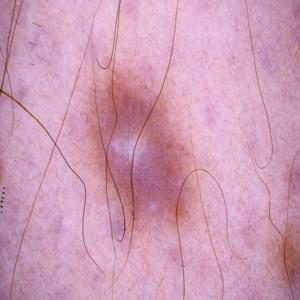
#> input picture README.md/melanoma_4.jpg, 300 x 300 px, found by its file name
$ python Preprocessing1.py
#> lines starting #> are read from the running program, lines starting #| are printed output that depends on the picture; after the words box and inside, x2 and y2 are one past the last pixel; in counts of white or black regions, pixels touching at a corner belong together
import cv2

#IMAGE ACQUISITION

#Input image
path='melanoma_4.jpg'
#Read image
image=cv2.imread(path,cv2.IMREAD_COLOR)
#> image is the input picture: shape (300, 300, 3); mean B, G, R 179.4, 155.5, 206.2
#Image cropping
img=image[30:410,30:560]
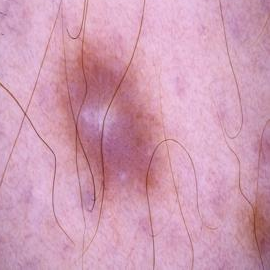
#> img: shape (270, 270, 3); mean B, G, R 178.8, 155.5, 207.4

#DULL RAZOR (REMOVE HAIR)

#Gray scale
grayScale = cv2.cvtColor(img, cv2.COLOR_RGB2GRAY )
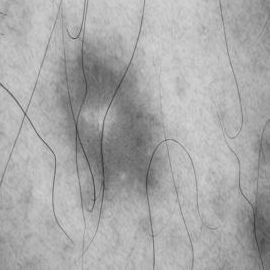
#> grayScale: shape (270, 270); min 52, max 217, mean 168.4
#Black hat filter
kernel = cv2.getStructuringElement(1,(9,9))
blackhat = cv2.morphologyEx(grayScale, cv2.MORPH_BLACKHAT, kernel)
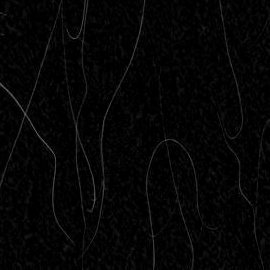
#> blackhat: shape (270, 270); min 0, max 111, mean 4.9
#Gaussian filter
bhg= cv2.GaussianBlur(blackhat,(3,3),cv2.BORDER_DEFAULT)
#Binary thresholding (MASK)
ret,mask = cv2.threshold(bhg,10,255,cv2.THRESH_BINARY)
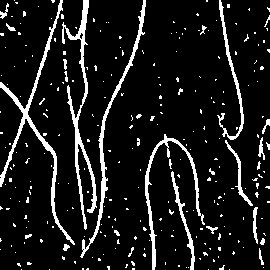
#> mask: shape (270, 270); 10.2% white; 273 white regions (246 under 20 px), largest, box (x1, y1, x2, y2) and area: (0, 0, 75, 245) 1327, (62, 0, 97, 230) 1324, (80, 0, 146, 258) 989
#Replace pixels of the mask
dst = cv2.inpaint(img,mask,6,cv2.INPAINT_TELEA)
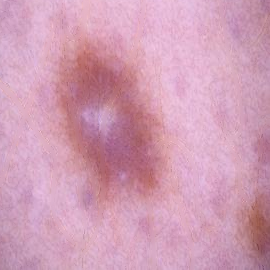
#> dst: shape (270, 270, 3); mean B, G, R 180.9, 157.2, 209.1

#Display images
cv2.imshow("Original image",image)
cv2.imshow("Cropped image",img)
cv2.imshow("Gray Scale image",grayScale)
cv2.imshow("Blackhat",blackhat)
cv2.imshow("Binary mask",mask)
cv2.imshow("Clean image",dst)

cv2.waitKey(30000)
cv2.destroyAllWindows()

$ run again, with README.md/melanoma_6.jpg copied over README.md/melanoma_4.jpg
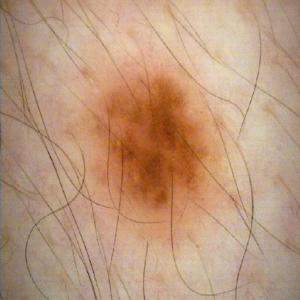
#> input picture README.md/melanoma_6.jpg, 300 x 300 px, found by its file name
#> image is the input picture: shape (300, 300, 3); mean B, G, R 124.7, 151.9, 188.2
#> `ret,mask = cv2.threshold(bhg,10,255,cv2.THRESH_BINARY)`:
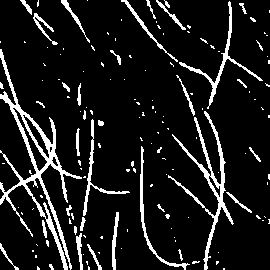
#> mask: shape (270, 270); 10.7% white; 147 white regions (112 under 20 px), largest, box (x1, y1, x2, y2) and area: (0, 49, 82, 270) 2506, (168, 111, 234, 270) 1270, (179, 1, 263, 109) 593
#> `dst = cv2.inpaint(img,mask,6,cv2.INPAINT_TELEA)`:
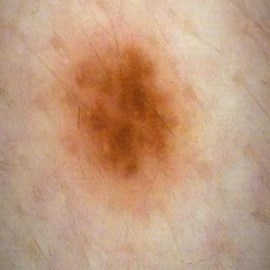
#> dst: shape (270, 270, 3); mean B, G, R 126.8, 155.4, 194

$ run again, with README.md/melanoma_7.jpg copied over README.md/melanoma_4.jpg
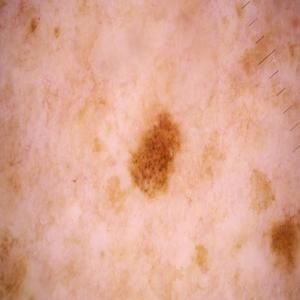
#> input picture README.md/melanoma_7.jpg, 300 x 300 px, found by its file name
#> image is the input picture: shape (300, 300, 3); mean B, G, R 144.7, 165.4, 220
#> `grayScale = cv2.cvtColor(img, cv2.COLOR_RGB2GRAY )`:
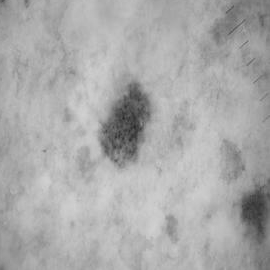
#> grayScale: shape (270, 270); min 38, max 210, mean 169.9
#> `ret,mask = cv2.threshold(bhg,10,255,cv2.THRESH_BINARY)`:
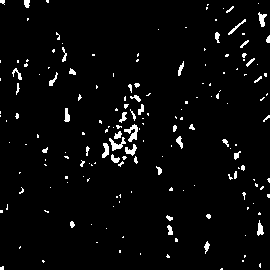
#> mask: shape (270, 270); 3.5% white; 177 white regions (134 under 20 px), largest, box (x1, y1, x2, y2) and area: (124, 124, 138, 142) 119, (109, 137, 126, 151) 100, (125, 144, 137, 156) 73

$ run again, with README.md/melanoma_91.jpg copied over README.md/melanoma_4.jpg
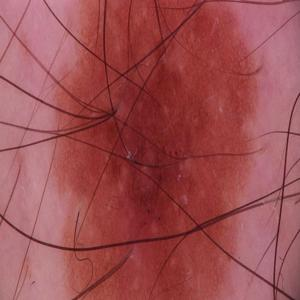
#> input picture README.md/melanoma_91.jpg, 300 x 300 px, found by its file name
#> image is the input picture: shape (300, 300, 3); mean B, G, R 81.9, 78.8, 157.4
#> `ret,mask = cv2.threshold(bhg,10,255,cv2.THRESH_BINARY)`:
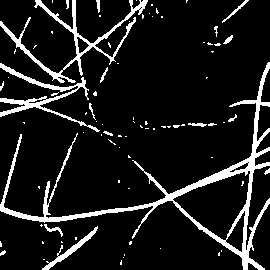
#> mask: shape (270, 270); 10.9% white; 83 white regions (66 under 20 px), largest, box (x1, y1, x2, y2) and area: (0, 62, 270, 270) 4119, (0, 0, 148, 83) 1554, (0, 63, 100, 132) 1066
#> `dst = cv2.inpaint(img,mask,6,cv2.INPAINT_TELEA)`:
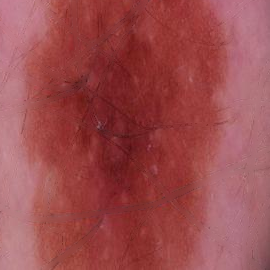
#> dst: shape (270, 270, 3); mean B, G, R 78.4, 76.2, 156.7
